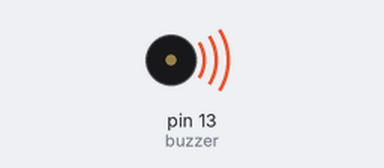
A sketch run on a simulated Arduino Uno, built with avr-gcc and run on an emulated ATmega328P. On the bench: buzzer (waves = sounding).

Above: at 0.1 s.
Timing chart, 0 to 40.0 s (numbered marks = the images above):
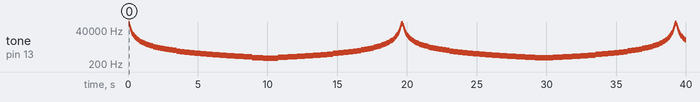

The sketch:

passive_buzzer.ino
```cpp
int buzzer = 13;
int buzz_duration = 50; //how long to buzz a frequency

void setup() {
    pinMode(buzzer,OUTPUT);
    Serial.begin(9600);
}

void loop() {
    //go from high tones to low tones
    for (int i = 1; i < 1000; i++) {
        buzz(i, buzz_duration);
    }
    //go from low tones to high tones
    for (int i = 1000; i > 0; i--) {
        buzz(i, buzz_duration);
    }
}

//frequency is the delay between on and off signals to the speaker. I
//have no clue if that's the right term, but I'm saying it is.
void buzz(int frequency, int duration) {
    //scale the time for the frequency, because higher frequencies
    //mean longer delays
    duration = (duration * 100) / frequency;

    for (int i = 0; i < duration; i++) {
        digitalWrite(buzzer,HIGH);
        delayMicroseconds(frequency);
        digitalWrite(buzzer,LOW);
        delayMicroseconds(frequency);
    }
}
```

Measured:
- by itself, tone on pin 13 (buzzer): plays 111890 Hz for 0.04 s, 90922 Hz for 0.04 s, 68885 Hz for 0.04 s, 52315 Hz for 0.04 s, 40442 Hz for 0.04 s, 32617 Hz for 0.04 s … (196 notes in this stretch)
